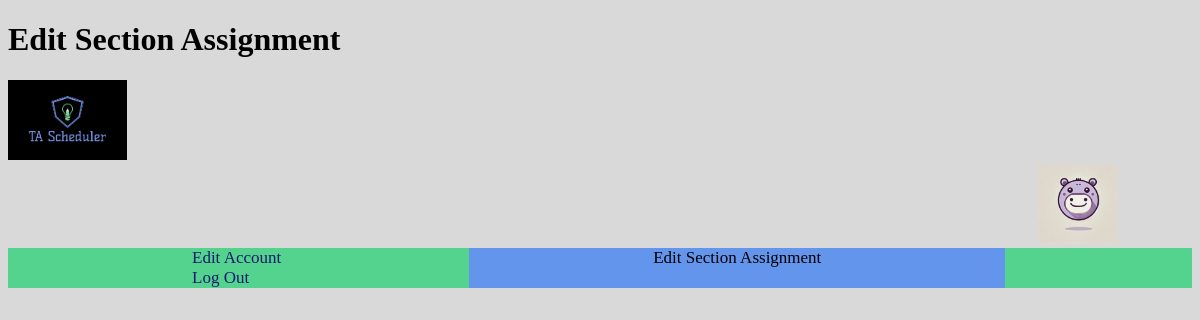
The app's page /edit_section_assignment.html (signed in), older data.
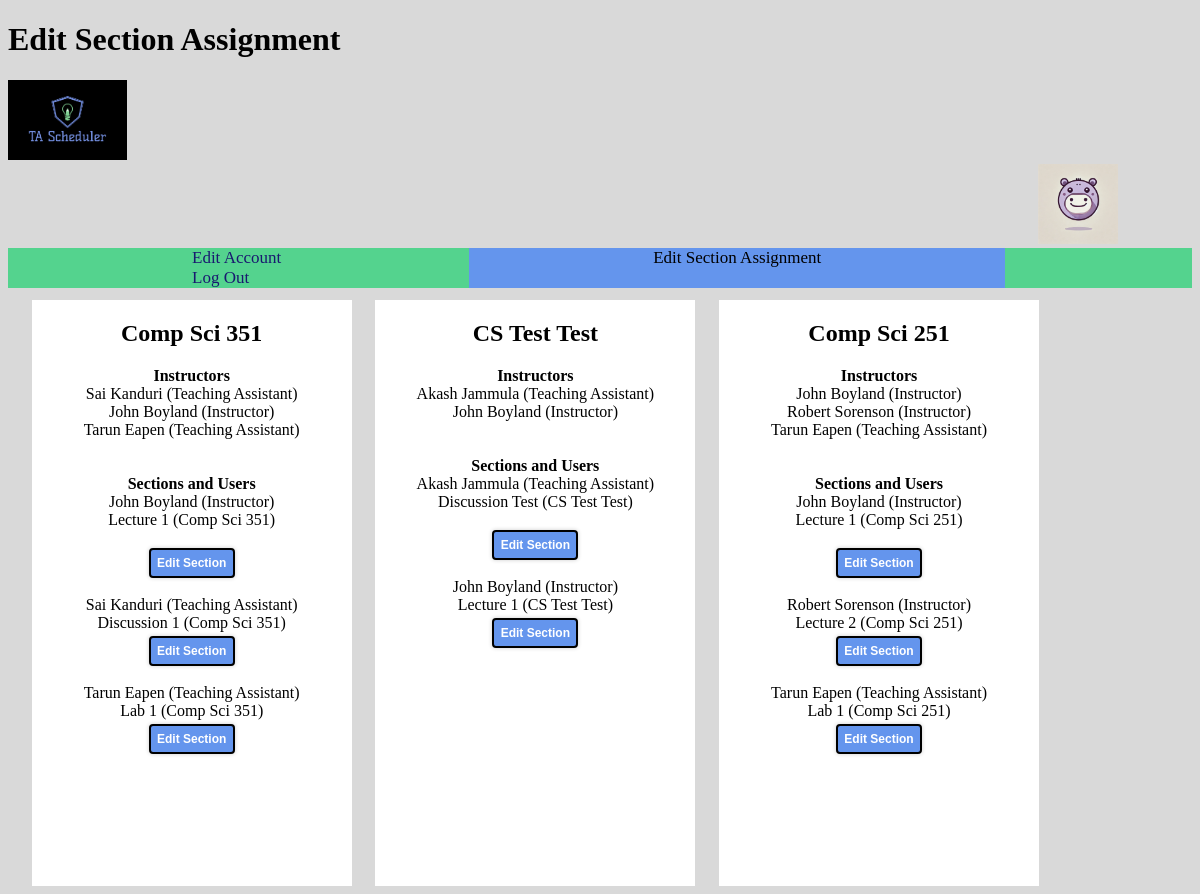
The same page, newer data.
### djangoProject1/models.py (models this page shows, shortened)
class Course(models.Model):
    id = models.UUIDField(primary_key=True, default=uuid.uuid4, editable=False) #unique id
    name = models.CharField(max_length=100, default="Default Course Name") #course name
    users = models.ManyToManyField(User, limit_choices_to={'role__in': ['TA', 'Instructor']}, related_name='courses', blank=True)

class User(models.Model): # basic for now
    ROLE_CHOICES = [
        ('TA', 'Teaching Assistant'),
        ('Instructor', 'Instructor'),
        ('Admin', 'Administrator'),
    ]
    id = models.UUIDField(primary_key=True, default=uuid.uuid4, editable=False) #unique id
    first_name = models.CharField(max_length=50, default="DefaultFirst") #first name of user
    last_name = models.CharField(max_length=50, default="DefaultLast") #last name of user
    username = models.CharField(max_length=50, unique=True, default="Default_Username")  #unique username (ISSUES LATER ON, default AND unique doesn't work well)
    password = models.CharField(max_length=128, default="Default_Password")  #stored password (128 for hash(? idk documentation recommended it))
    email = models.EmailField(default="default@example.com")  #unique email address (cant run unless blank by default
    phone_number = models.CharField(max_length=10, blank=True, null=True)  #optional phone number (can make required later)
    address = models.TextField(blank=True, null=True)  #optional home address (can make required later)
    skills = models.TextField(blank=True, null=True)  #apparently we need skills? okay here's an open text field for it
    role = models.CharField(max_length=20, choices=ROLE_CHOICES, default='TA')  #role of the user (TA, Instructor, Admin)
    def __str__(self):
        return f"{self.first_name} {self.last_name} ({self.get_role_display()})"

class Section(models.Model):
    id = models.UUIDField(primary_key=True, default=uuid.uuid4, editable=False) #unique id
    name = models.CharField(max_length=100, default="Default Section Name") #section name
    course = models.ForeignKey(Course, on_delete=models.CASCADE, related_name='sections') #link to course
    days = MultiSelectField(choices=DAYS_OF_WEEK, blank=True, null=True)  #day of the week
    time = models.TimeField(blank=True, null=True)  #specific time of day
    location = models.CharField(max_length=100, blank=True, null=True) #location
    user = models.ForeignKey(User, null=True, blank=True, limit_choices_to={'role__in': ['TA', 'Instructor']}, on_delete=models.SET_NULL, related_name='sections')
    def __str__(self):
        return f"{self.name} ({self.course.name})"

### djangoProject1/views.py (the view, shortened to what this page needs)
# urls.py: path('edit_section_assignment.html', EditSectionAssignmentPage.as_view(), name='edit_section_assignment'),
class EditSectionAssignmentPage(View):
    def get(self, request):
        user = GetUser.get_user(request)
        if user is None:
            return redirect('/')
        can_access = CheckPermission.check_instructor(user)
        if not can_access:
            return render(request, "profile_page.html",
                   {"roles": User.ROLE_CHOICES, "user": user, "message":"You cannot access this page."})
        user_courses = Course.objects.filter(users=user)
        instructors = User.objects.filter(role="Instructor")
        tas = User.objects.filter(role="TA")
        sections = Section.objects.all()
        users = User.objects.all()
        return render(request, "edit_section_assignment.html", {'user_courses': user_courses,
                                                                'instructors': instructors, 'tas': tas, 'sections': sections, 'users': users})

### djangoProject1/MethodFiles/GeneralMethods.py (called while the page is built)
    @staticmethod
    def check_instructor(user):
        if isinstance(user, User):
            if user.role == 'Instructor':
                return True
            else:
                return False
        else:
            return False

    @staticmethod
    def get_user(request):
        name = request.session.get('cur_user_name')
        if not name:
            return None
        else:
            return User.objects.filter(username=name).first()

### templates/edit_section_assignment.html (shortened to what this page needs)
<!DOCTYPE html>
<html lang="en">
<head>
    <link rel="stylesheet" href="/static/style.css?v=1">
</head>
<body style="background-color: rgb(217,217,217)">
<h1>Edit Section Assignment</h1>
<div class="pfplogo1">
    <a href="home.html">
        <img src="/static/Logo.jpeg" alt="TA Scheduler Logo" style="height: 10vh; width: auto;">
    </a>
</div>
    <div class="pfplogo2">
    <a href="profile_page.html" >
        <img src="/static/moo_deng_profilePic.png" alt="Profile Logo" style="height: 10vh; width: auto;">
    </a>
    </div>
<div class="navbar">
    <a href="profile_page.html" style="padding: 23vh">Edit Account</a>
    <a href="edit_section_assignment.html" class="active" style="padding: 23vh"> Edit Section Assignment</a>
    <a href="/" style="padding: 23vh">Log Out</a>
</div>
<div class="boxContainer">
    {% for course in user_courses %}
        <div class="whiteBox">
            <h2>{{ course.name }}</h2>
            <p><b>Instructors</b><br/>
                {% for instructor in course.users.all %}
                    {{ instructor }}<br/>
                {% empty %}
                    No Instructor Assigned<br/>
                {% endfor %}
            <br/><br/>
            <b>Sections and Users</b><br/>
            {% for section in sections %}
                {% if section.course.name == course.name %}
                    {% if section.user %}
                        {{ section.user }}<br/>
                    {% else %}
                        No User Assigned<br/>
                    {% endif %}
                    {{ section }}<br/>
                    <button popovertarget="editSectionModal {{ section.id }}" class="editButton">Edit Section</button>
                    <br/><br/>
                {% endif %}
            {% endfor %}
            <br/>
            </p>
        </div>
    {% endfor %}
</div>
</body>
</html>

Row changes from the older to the newer data that the page shows:
now on this page (row unchanged): Course: name "Comp Sci 351"
now on this page (row unchanged): User: first_name+last_name+role "Sai Kanduri (Teaching Assistant)", shown under "Comp Sci 351"
now on this page (row edited): User: first_name+last_name+role "John Boyland (Instructor)"
now on this page (row unchanged): User: first_name+last_name+role "Tarun Eapen (Teaching Assistant)"
added Section: user "John Boyland (Instructor)", name+course "Lecture 1 (Comp Sci 351)", shown under "Comp Sci 351"
added Section: user "Sai Kanduri (Teaching Assistant)", name+course "Discussion 1 (Comp Sci 351)", shown under "Comp Sci 351"
added Section: user "Tarun Eapen (Teaching Assistant)", name+course "Lab 1 (Comp Sci 351)", shown under "Comp Sci 351"
added Course: name "CS Test Test"
now on this page (row unchanged): User: first_name+last_name+role "Akash Jammula (Teaching Assistant)", shown under "CS Test Test"
added Section: user "Akash Jammula (Teaching Assistant)", name+course "Discussion Test (CS Test Test)", shown under "CS Test Test"
added Section: user "John Boyland (Instructor)", name+course "Lecture 1 (CS Test Test)", shown under "CS Test Test"
now on this page (row unchanged): Course: name "Comp Sci 251"
now on this page (row unchanged): User: first_name+last_name+role "Robert Sorenson (Instructor)", shown under "Comp Sci 251"
added Section: user "John Boyland (Instructor)", name+course "Lecture 1 (Comp Sci 251)", shown under "Comp Sci 251"
added Section: user "Robert Sorenson (Instructor)", name+course "Lecture 2 (Comp Sci 251)", shown under "Comp Sci 251"
added Section: user "Tarun Eapen (Teaching Assistant)", name+course "Lab 1 (Comp Sci 251)", shown under "Comp Sci 251"
